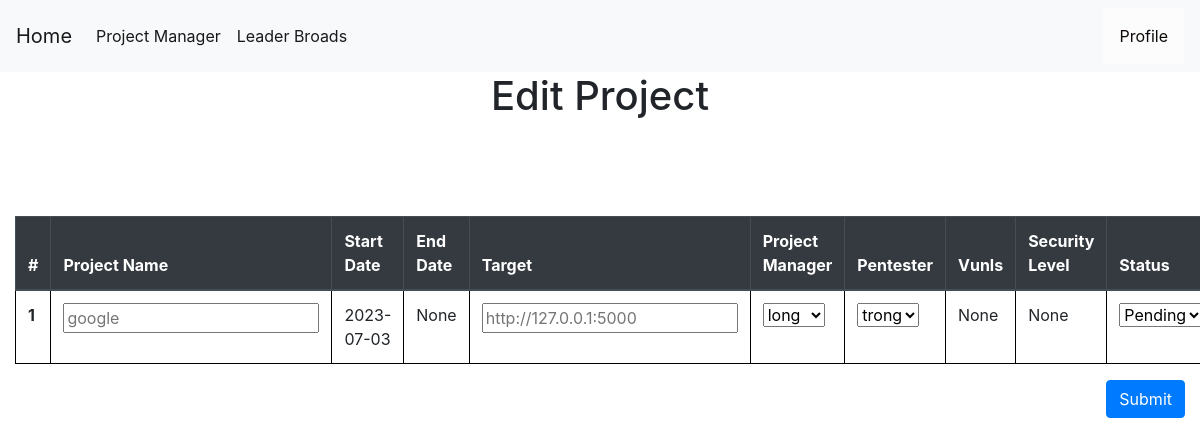
Before: /editproject/5 (signed in) with the older database file.
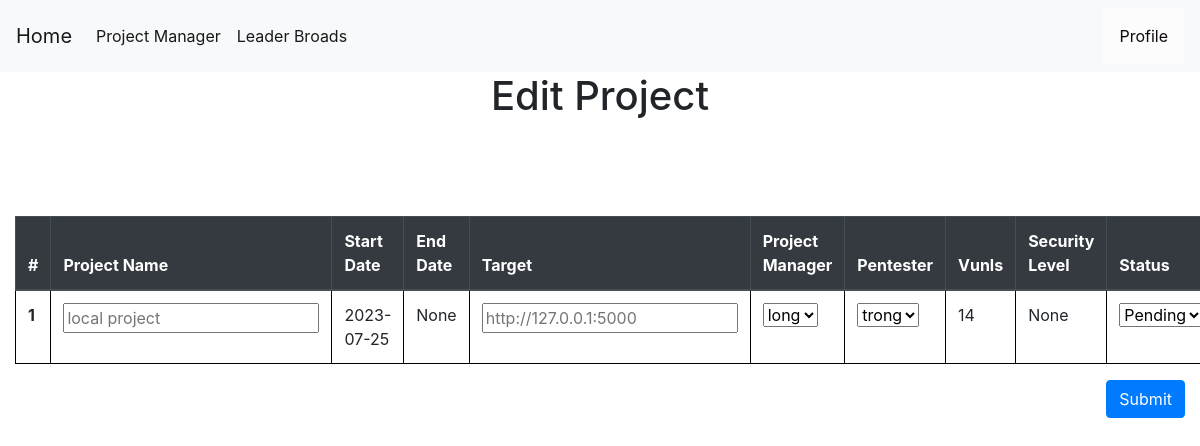
After: the same page with the newer database file.
### tables this page shows
CREATE TABLE projects (
    projectid INTEGER PRIMARY KEY AUTOINCREMENT,
    projectname TEXT NOT NULL,
    startdate date NOT NULL,
    enddate date,
    vunls int,
    target text not null,
    securitylevel TEXT,
    manager TEXT ,
    pentester TEXT ,
    status TEXT NOT NULL,
    create_by INTEGER ,
    isspider INTEGER DEFAULT 0,
    login INTEGER NOT NULL,
    isconfig INTEGER NOT NULL DEFAULT 0,
    FOREIGN KEY (pentester) REFERENCES users(username) ON DELETE CASCADE
    FOREIGN KEY (manager) REFERENCES users(username) ON DELETE CASCADE
    FOREIGN KEY (create_by) REFERENCES users(userid) ON DELETE CASCADE
);

### app.py (the view, shortened to what this page needs)
@app.route('/editproject/<int:id>', methods=('GET', 'POST'))
def editproject(id):
    msg = ''
    if session["userid"] == None:
        return redirect(url_for('login'))
    currentuser = get_current_user()
    if currentuser["role"] != 'Project Manager':
        return render_template('403.html',)
    conn = get_db_connection()
    projects = conn.execute('SELECT * FROM projects WHERE projectid = ?',(id,)).fetchall()
    project = conn.execute('SELECT * FROM projects WHERE projectid = ?',(id,)).fetchone()
    users = conn.execute('SELECT * FROM users').fetchall()
    return render_template('edit_project.html',currentuser=currentuser, projects=projects,users=users,msg=msg)

### app.py (called while the page is built)
def get_db_connection():
    conn = sqlite3.connect('database.db')
    conn.row_factory = sqlite3.Row
    return conn

def get_current_user():
    userid = session["userid"]
    conn = get_db_connection()
    user = conn.execute('SELECT * FROM users WHERE userid = ?',(userid,)).fetchone()
    conn.commit()
    conn.close()
    return user

### templates/edit_project.html (shortened to what this page needs)
{% extends 'base.html' %}
{% block content %}
    <center><h1>{% block title %} Edit Project  {% endblock %}</h1></center>
    <link rel= "stylesheet" type= "text/css" href= "{{ url_for('static',filename='css/showuser.css') }}">
  <form method="post">
    <table class="table" style="width:100%">
        <thead class="thead-dark" style="width:100%">
          <tr>
            <th width="5%" scope="col">#</th>
            <th width="10%" scope="col">Project Name</th>
            <th width="20%" scope="col">Start Date</th>
            <th width="20%" scope="col">End Date</th>
            <th scope="col">Target</th>
            <th scope="col">Project Manager</th>
            <th scope="col">Pentester</th>
            <th scope="col">Vunls</th>
            <th scope="col">Security Level</th>
            <th scope="col">Status</th>
          </tr>
        </thead>
        <tbody>
        {% for project in projects %}
          <tr>
            <th class="counterCell"></th>
            <th><input name="projectname" placeholder="{{project.projectname}}"autofocus="" /></br></th>
            <td>{{ project.startdate }}</td>
            <td>{{ project.enddate }}</td>
            <th><input type="url" name="target" placeholder="{{project.target}}"autofocus="" /></br></th>
            <td>
                <select name="manager" id="manager">
                {% for user in users %}
                {% if  user.role == 'Project Manager'%}
                <option value="{{user.username}}">{{user.username}}</option>
                {% endif %}
                {% endfor %}
              </select>
            </td>
            <td>
                <select name="pentester" id="pentester">
                  {% for user in users %}
                  {% if  user.role == 'Pentester'%}
                  <option value="{{user.username}}">{{user.username}}</option>
                  {% endif %}
                  {% endfor %}
              </select>
            </td>
            <td>{{ project.vunls }}</td>
            <td>{{ project.securitylevel }}</td>
            <td><select name="status" id="status">
              <option value="Pending">Pending</option>
            </select></td>
          </tr>
        {% endfor %}
        </tbody>
      </table>
      <div class="form-group">
        <button class="btn btn-primary" style="float: right;" role="button" aria-pressed="true" type="submit" class="btn btn-primary">Submit</button>
        </div>
  </form>
{% endblock %}

Changed rows visible on the page:
changed projects "http://127.0.0.1:5000": projectname "google" → "local project"; startdate "2023-07-03" → "2023-07-25"; vunls "None" → "14"
